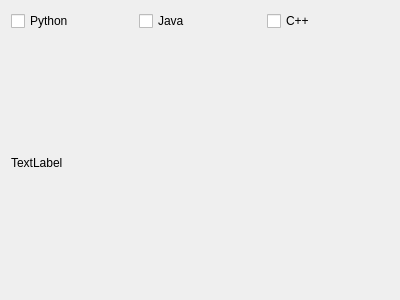
<?xml version="1.0" encoding="UTF-8"?>
<!--
  Output from the Qt Designer
  PyQt6 Course for Beginners - Parwiz Forogh (https://youtu.be/ot94H3-d5d8?t=4352)
  Detailed notes: https://tinyurl.com/y5db3c5c

  Related to:
    - check_box.py
    - check_box_gen.py

  Concepts Introduced:
    - Launching Qt Designer with: qt6-tools designer
    - Instantiating checkbox controls

-->
<ui version="4.0">
 <class>Form</class>
 <widget class="QWidget" name="Form">
  <property name="geometry">
   <rect>
    <x>0</x>
    <y>0</y>
    <width>400</width>
    <height>300</height>
   </rect>
  </property>
  <property name="windowTitle">
   <string>Form</string>
  </property>
  <layout class="QVBoxLayout" name="verticalLayout">
   <item>
    <layout class="QHBoxLayout" name="horizontalLayout">
     <item>
      <widget class="QCheckBox" name="checkBox">
       <property name="text">
        <string>Python</string>
       </property>
      </widget>
     </item>
     <item>
      <widget class="QCheckBox" name="checkBox_2">
       <property name="text">
        <string>Java</string>
       </property>
      </widget>
     </item>
     <item>
      <widget class="QCheckBox" name="checkBox_3">
       <property name="text">
        <string>C++</string>
       </property>
      </widget>
     </item>
    </layout>
   </item>
   <item>
    <widget class="QLabel" name="label">
     <property name="styleSheet">
      <string notr="true">QLabel {
color:'red'
}</string>
     </property>
     <property name="text">
      <string>TextLabel</string>
     </property>
    </widget>
   </item>
  </layout>
 </widget>
 <resources/>
 <connections/>
</ui>
